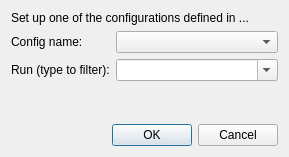
<?xml version="1.0" encoding="UTF-8"?>
<ui version="4.0">
 <class>RunSelectionDialog</class>
 <widget class="QDialog" name="RunSelectionDialog">
  <property name="windowModality">
   <enum>Qt::WindowModality::NonModal</enum>
  </property>
  <property name="geometry">
   <rect>
    <x>0</x>
    <y>0</y>
    <width>289</width>
    <height>157</height>
   </rect>
  </property>
  <property name="sizePolicy">
   <sizepolicy hsizetype="Minimum" vsizetype="Minimum">
    <horstretch>0</horstretch>
    <verstretch>0</verstretch>
   </sizepolicy>
  </property>
  <property name="windowTitle">
   <string>Set Up Inifile Configuration</string>
  </property>
  <property name="modal">
   <bool>false</bool>
  </property>
  <layout class="QVBoxLayout" name="verticalLayout_2">
   <item>
    <layout class="QVBoxLayout" name="verticalLayout">
     <item>
      <widget class="QLabel" name="label">
       <property name="text">
        <string>Set up one of the configurations defined in ...</string>
       </property>
      </widget>
     </item>
     <item>
      <layout class="QGridLayout" name="gridLayout" columnstretch="0,1">
       <item row="0" column="0">
        <widget class="QLabel" name="label_2">
         <property name="text">
          <string>Config name:</string>
         </property>
         <property name="buddy">
          <cstring>configName</cstring>
         </property>
        </widget>
       </item>
       <item row="0" column="1">
        <widget class="QComboBox" name="configName">
         <property name="sizePolicy">
          <sizepolicy hsizetype="MinimumExpanding" vsizetype="Preferred">
           <horstretch>0</horstretch>
           <verstretch>0</verstretch>
          </sizepolicy>
         </property>
         <property name="sizeAdjustPolicy">
          <enum>QComboBox::AdjustToContents</enum>
         </property>
        </widget>
       </item>
       <item row="1" column="0">
        <widget class="QLabel" name="label_3">
         <property name="text">
          <string>Run (type to filter):</string>
         </property>
        </widget>
       </item>
       <item row="1" column="1">
        <widget class="omnetpp::qtenv::FilteringComboBox" name="runNumber">
         <property name="sizePolicy">
          <sizepolicy hsizetype="Preferred" vsizetype="Preferred">
           <horstretch>0</horstretch>
           <verstretch>0</verstretch>
          </sizepolicy>
         </property>
         <property name="editable">
          <bool>true</bool>
         </property>
         <property name="sizeAdjustPolicy">
          <enum>QComboBox::SizeAdjustPolicy::AdjustToContents</enum>
         </property>
        </widget>
       </item>
      </layout>
     </item>
    </layout>
   </item>
   <item>
    <spacer name="verticalSpacer">
     <property name="orientation">
      <enum>Qt::Orientation::Vertical</enum>
     </property>
     <property name="sizeHint" stdset="0">
      <size>
       <width>1</width>
       <height>1</height>
      </size>
     </property>
    </spacer>
   </item>
   <item>
    <widget class="QDialogButtonBox" name="buttonBox">
     <property name="sizePolicy">
      <sizepolicy hsizetype="Expanding" vsizetype="Preferred">
       <horstretch>0</horstretch>
       <verstretch>0</verstretch>
      </sizepolicy>
     </property>
     <property name="orientation">
      <enum>Qt::Orientation::Horizontal</enum>
     </property>
     <property name="standardButtons">
      <set>QDialogButtonBox::StandardButton::Cancel|QDialogButtonBox::StandardButton::Ok</set>
     </property>
     <property name="centerButtons">
      <bool>false</bool>
     </property>
    </widget>
   </item>
  </layout>
 </widget>
 <customwidgets>
  <customwidget>
   <class>omnetpp::qtenv::FilteringComboBox</class>
   <extends>QComboBox</extends>
   <header>filteringcombobox.h</header>
  </customwidget>
 </customwidgets>
 <tabstops>
  <tabstop>configName</tabstop>
  <tabstop>runNumber</tabstop>
  <tabstop>buttonBox</tabstop>
 </tabstops>
 <resources/>
 <connections>
  <connection>
   <sender>buttonBox</sender>
   <signal>clicked(QAbstractButton*)</signal>
   <receiver>RunSelectionDialog</receiver>
   <slot>accept()</slot>
   <hints>
    <hint type="sourcelabel">
     <x>415</x>
     <y>295</y>
    </hint>
    <hint type="destinationlabel">
     <x>373</x>
     <y>196</y>
    </hint>
   </hints>
  </connection>
  <connection>
   <sender>buttonBox</sender>
   <signal>rejected()</signal>
   <receiver>RunSelectionDialog</receiver>
   <slot>reject()</slot>
   <hints>
    <hint type="sourcelabel">
     <x>316</x>
     <y>308</y>
    </hint>
    <hint type="destinationlabel">
     <x>288</x>
     <y>254</y>
    </hint>
   </hints>
  </connection>
 </connections>
</ui>
